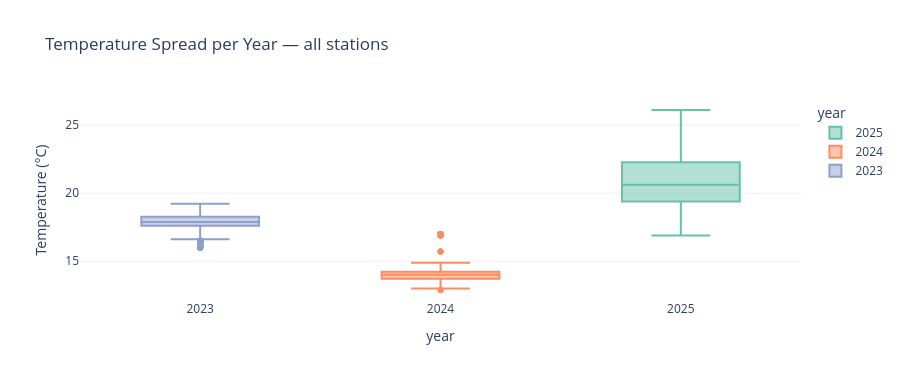

The code cell stored with this chart in its notebook:
### Code cell
# ── Visual 4: Temperature box-plot per year ───────────────────────────────────
fig_box = px.box(
    df.sample(min(20_000, len(df)), random_state=RANDOM_STATE),
    x='year', y='temp_c', color='year',
    color_discrete_sequence=px.colors.qualitative.Set2,
    labels={'temp_c': 'Temperature (°C)'},
    title='Temperature Spread per Year — all stations',
    template='plotly_white', height=380
)
fig_box.show()

### Figure 1 — Plotly figure (JSON) as saved in the notebook; plotly's stock layout.template omitted (floating-point values rounded to 4 significant figures; data arrays with more than 128 entries replaced by an {"elided": "..."} marker saying what was removed)
{"data": [{"alignmentgroup": "True", "hovertemplate": "year=%{x}<br>Temperature (°C)=%{y}<extra></extra>", "legendgroup": "2025", "marker": {"color": "rgb(102,194,165)"}, "name": "2025", "notched": false, "offsetgroup": "2025", "orientation": "v", "showlegend": true, "type": "box", "x": {"elided": "6559 int values"}, "x0": " ", "xaxis": "x", "y": {"elided": "6559 float values"}, "y0": " ", "yaxis": "y"}, {"alignmentgroup": "True", "hovertemplate": "year=%{x}<br>Temperature (°C)=%{y}<extra></extra>", "legendgroup": "2024", "marker": {"color": "rgb(252,141,98)"}, "name": "2024", "notched": false, "offsetgroup": "2024", "orientation": "v", "showlegend": true, "type": "box", "x": {"elided": "6657 int values"}, "x0": " ", "xaxis": "x", "y": {"elided": "6657 float values"}, "y0": " ", "yaxis": "y"}, {"alignmentgroup": "True", "hovertemplate": "year=%{x}<br>Temperature (°C)=%{y}<extra></extra>", "legendgroup": "2023", "marker": {"color": "rgb(141,160,203)"}, "name": "2023", "notched": false, "offsetgroup": "2023", "orientation": "v", "showlegend": true, "type": "box", "x": {"elided": "6784 int values"}, "x0": " ", "xaxis": "x", "y": {"elided": "6784 float values"}, "y0": " ", "yaxis": "y"}], "layout": {"boxmode": "overlay", "height": 380, "legend": {"title": {"text": "year"}, "tracegroupgap": 0}, "title": {"text": "Temperature Spread per Year — all stations"}, "xaxis": {"anchor": "y", "categoryarray": [2025, 2024, 2023], "categoryorder": "array", "domain": [0, 1], "title": {"text": "year"}}, "yaxis": {"anchor": "x", "domain": [0, 1], "title": {"text": "Temperature (°C)"}}}}
